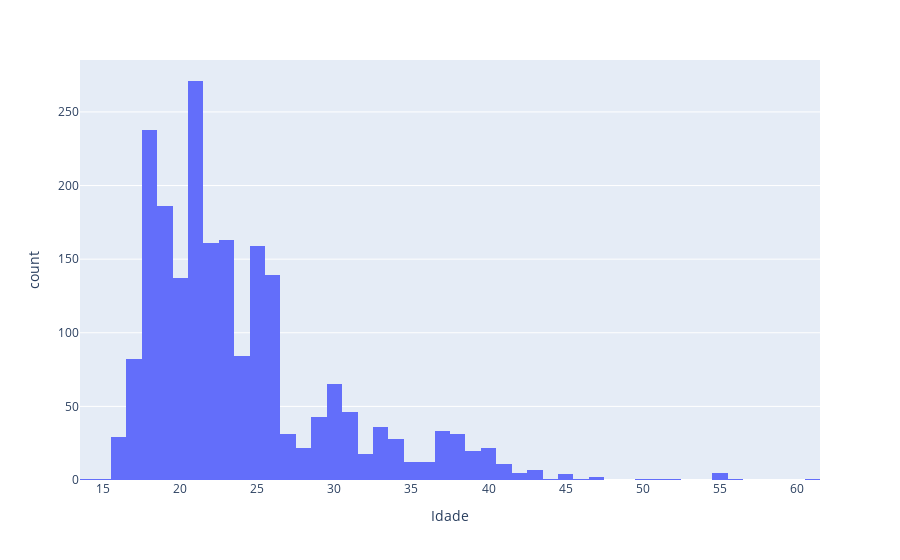

The notebook cell this image was saved under:
### Code cell
# univariada
px.histogram(df_obesiddade, x='Idade')

### Figure 1 — Plotly figure (JSON) as saved in the notebook; plotly's stock layout.template omitted (floating-point values rounded to 4 significant figures; data arrays with more than 128 entries replaced by an {"elided": "..."} marker saying what was removed)
{"data": [{"alignmentgroup": "True", "bingroup": "x", "hovertemplate": "Idade=%{x}<br>count=%{y}<extra></extra>", "legendgroup": "", "marker": {"color": "#636efa", "pattern": {"shape": ""}}, "name": "", "offsetgroup": "", "orientation": "v", "showlegend": false, "type": "histogram", "x": {"elided": "2111 int values"}, "xaxis": "x", "yaxis": "y"}], "layout": {"barmode": "relative", "legend": {"tracegroupgap": 0}, "margin": {"t": 60}, "xaxis": {"anchor": "y", "domain": [0, 1], "title": {"text": "Idade"}}, "yaxis": {"anchor": "x", "domain": [0, 1], "title": {"text": "count"}}}}
